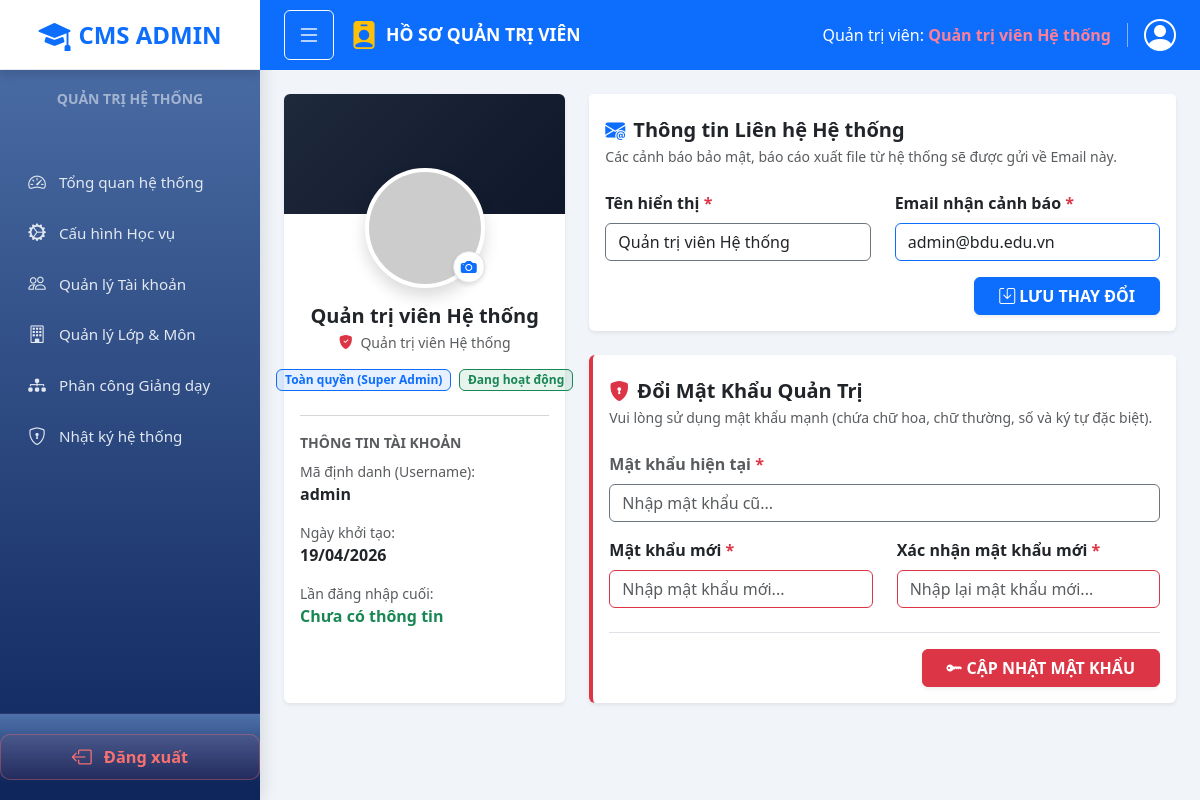
Before: /views/admin/admin-profile.php (signed in) with the older database file.
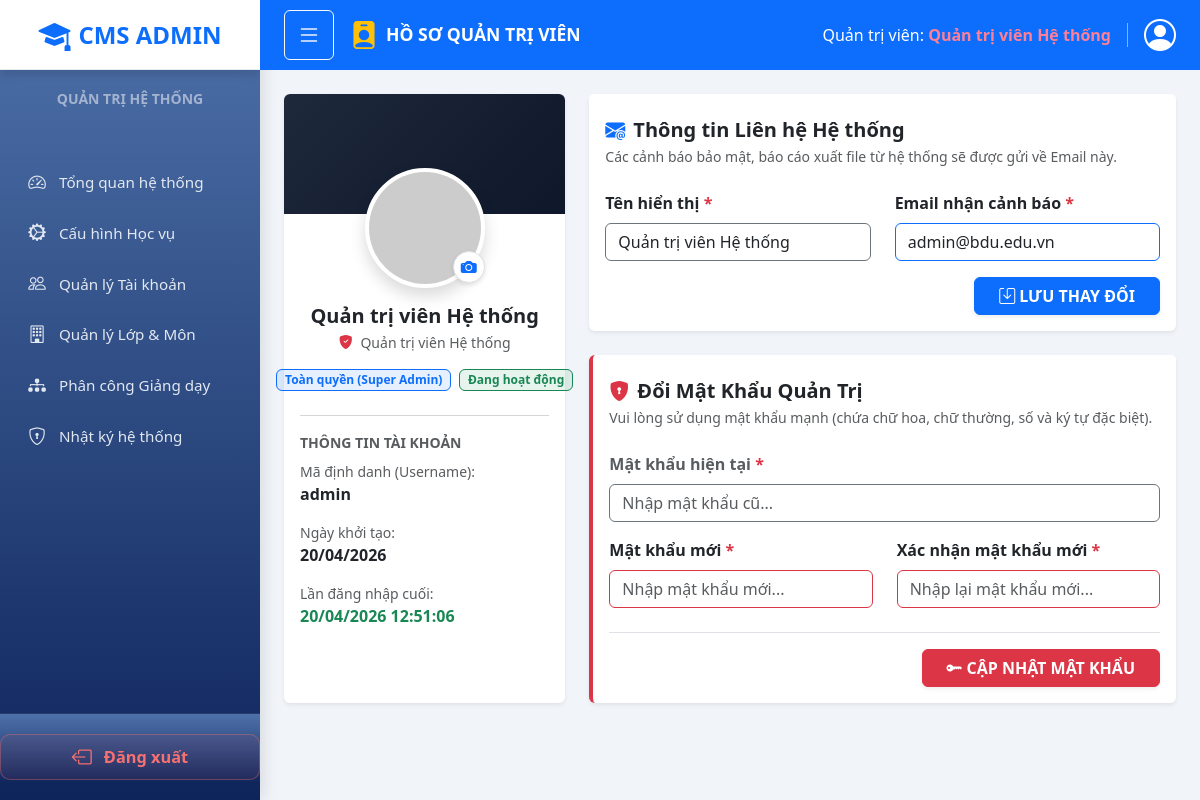
After: the same page with the newer database file.
### tables this page shows
CREATE TABLE `users` (
  `id` int(11) NOT NULL AUTO_INCREMENT,
  `username` varchar(50) DEFAULT NULL,
  `password` varchar(255) DEFAULT NULL,
  `full_name` varchar(100) DEFAULT NULL,
  `email` varchar(100) NOT NULL,
  `google_id` varchar(255) DEFAULT NULL,
  `role` enum('student','bcs','teacher','support_admin','admin') DEFAULT 'student',
  `secondary_role` enum('student','bcs','teacher','admin') DEFAULT NULL,
  `is_active` tinyint(1) DEFAULT 1 COMMENT '1: Hoạt động, 0: Bị khóa',
  `position` varchar(100) DEFAULT NULL COMMENT 'Chức vụ (BCS): Lớp trưởng, Lớp phó',
  `academic_title` varchar(50) DEFAULT NULL COMMENT 'Học hàm/học vị: GS, PGS, TS, ThS, CN...',
  `avatar` varchar(255) DEFAULT NULL,
  `birth_date` date DEFAULT NULL,
  `phone_number` varchar(20) DEFAULT NULL,
  `address` varchar(255) DEFAULT NULL,
  `created_at` timestamp NOT NULL DEFAULT current_timestamp(),
  PRIMARY KEY (`id`),
  UNIQUE KEY `email` (`email`)
);

### config/session.php (called while the page is built, shortened)
<?php
require_once __DIR__ . '/config.php';
function isLoggedIn() {
    return isset($_SESSION['user_id']) && isset($_SESSION['role']);
}
function getCurrentUser() {
    return [
        'id' => $_SESSION['user_id'] ?? null,
        'username' => $_SESSION['username'] ?? null,
        'full_name' => $_SESSION['full_name'] ?? null,
        'email' => $_SESSION['email'] ?? null,
        'role' => $_SESSION['role'] ?? null,
        'roles' => $_SESSION['roles'] ?? [$_SESSION['role'] ?? null],
        'avatar' => $_SESSION['avatar'] ?? null,
    ];
}

### config/config.php (called while the page is built, shortened)
<?php
function getDBConnection() {
    global $conn;
    if (!isset($conn) || $conn === false) {
        try {
            $conn = mysqli_connect(DB_HOST, DB_USER, DB_PASS, DB_NAME, DB_PORT);
        } catch (Throwable $e) {
            $safeHost = DB_HOST ?: '(empty-host)';
            throw new Exception("Lỗi kết nối database tới '{$safeHost}'. Vui lòng kiểm tra DB_HOST/DB_NAME/DB_USER/DB_PASS trong .env.local hoặc biến môi trường host. Chi tiết: " . $e->getMessage());
        }
        mysqli_set_charset($conn, "utf8mb4");
    }
    return $conn;
}
function e($string) {
    return htmlspecialchars($string ?? '', ENT_QUOTES, 'UTF-8');
}
function db_query($sql, $params = []) {
    $conn = getDBConnection();
    $stmt = mysqli_prepare($conn, $sql);
    if (!empty($params)) {
        $types = str_repeat('s', count($params));
        mysqli_stmt_bind_param($stmt, $types, ...$params);
    }
    $execResult = mysqli_stmt_execute($stmt);
    $trimmedSql = trim($sql);
    $isSelect = preg_match('/^\s*(SELECT|SHOW|DESCRIBE|EXPLAIN)\s/i', $trimmedSql);
    if ($isSelect) {
        $result = mysqli_stmt_get_result($stmt);
        return $result;
    }
}
function db_fetch_one($sql, $params = []) {
    $result = db_query($sql, $params);
    return mysqli_fetch_assoc($result) ?? null;
}

### config/helpers.php (called while the page is built, shortened)
<?php
function getAvatarUrl($avatar = null, $name = '', $size = 55) {
    $encodedName = urlencode((string) ($name ?? ''));
    return "https://ui-avatars.com/api/?name={$encodedName}&background=0d6efd&color=fff&size={$size}";
}
function formatDate($date, $format = 'd/m/Y') {
    $timestamp = is_string($date) ? strtotime($date) : $date;
    return date($format, $timestamp);
}

### views/admin/admin-profile.php (the view, shortened to what the changed rows need)
<?php
require_once __DIR__ . '/../../config/config.php';
require_once __DIR__ . '/../../config/session.php';
require_once __DIR__ . '/../../config/helpers.php';
$currentUser = getCurrentUser();
$role = $currentUser['role'];
$user = db_fetch_one("SELECT * FROM users WHERE id = ?", [$_SESSION['user_id']]);
$lastLoginRecord = db_fetch_one(
    "SELECT created_at FROM system_logs
     WHERE user_id = ? AND action = 'Đăng nhập thành công'
     ORDER BY created_at DESC LIMIT 1",
    [$_SESSION['user_id']]
);
if ($lastLoginRecord && !empty($lastLoginRecord['created_at'])) {
    $lastLoginTimestamp = strtotime($lastLoginRecord['created_at']);
    $today = strtotime('today');
    $yesterday = strtotime('yesterday');
    if (date('Y-m-d', $lastLoginTimestamp) === date('Y-m-d', $today)) {
        $lastLogin = 'Hôm nay, lúc ' . date('H:i:s', $lastLoginTimestamp);
    } elseif (date('Y-m-d', $lastLoginTimestamp) === date('Y-m-d', $yesterday)) {
        $lastLogin = 'Hôm qua, lúc ' . date('H:i:s', $lastLoginTimestamp);
    } else {
        $lastLogin = formatDate($lastLoginRecord['created_at'], 'd/m/Y H:i:s');
    }
} else {
    $lastLogin = 'Chưa có thông tin';
}
$avatarUrl = getAvatarUrl($user['avatar'] ?? null, $user['full_name'] ?? 'Admin', 200);
?>
<!DOCTYPE html>
<html lang="vi">
<head>
    <link href="https://cdn.jsdelivr.net/npm/bootstrap@5.3.0/dist/css/bootstrap.min.css" rel="stylesheet">
    <link href="https://cdn.jsdelivr.net/npm/bootstrap-icons@1.10.5/font/bootstrap-icons.css" rel="stylesheet">
    <link rel="stylesheet" href="../../public/css/style.css">
    <link rel="stylesheet" href="../../public/css/layout.css">
    <link rel="stylesheet" href="../../public/css/admin/admin-layout.css">
    <link rel="stylesheet" href="../../public/css/admin/admin-profile.css">
</head>
<body class="dashboard-body">
<div class="main-content admin-main-content" id="mainContent">
<?php
require_once __DIR__ . '/../../layouts/admin-topbar.php';
?>
    <div class="p-4">
        <div class="row g-4">
            <div class="col-lg-4">
                <div class="card shadow-sm border-0 h-100">
                    <div class="card-body text-center pt-0">
                        <div class="avatar-wrapper mb-3">
                            <img src="<?php echo e($avatarUrl); ?>" id="mainProfileAvatar" class="profile-avatar" alt="Admin Avatar">
                            <label for="avatarUploadInput" class="avatar-edit-btn" title="Thay đổi ảnh đại diện">
                            </label>
                        </div>
                        <h5 class="fw-bold text-dark mb-1"><?php echo e($user['full_name'] ?? 'Admin'); ?></h5>
                        <p class="text-muted small mb-3">
                            <i class="bi bi-shield-fill-check text-danger me-1"></i>
                            <?php echo $role === 'support_admin' ? 'Hỗ trợ Quản trị Hệ thống' : 'Quản trị viên Hệ thống'; ?>
                        </p>
                        <div class="d-flex justify-content-center gap-2 mb-4">
                            <?php if ($role === 'admin'): ?>
                            <span class="badge bg-primary bg-opacity-10 text-primary border border-primary">Toàn quyền (Super Admin)</span>
                            <?php else: ?>
                            <span class="badge bg-warning bg-opacity-10 text-warning border border-warning">Hỗ trợ (Support Admin)</span>
                            <?php endif; ?>
                            <span class="badge bg-success bg-opacity-10 text-success border border-success">Đang hoạt động</span>
                        </div>
                        <hr class="text-muted border-opacity-25">
                        <div class="text-start mt-3">
                            <p class="mb-2 text-muted small fw-bold">THÔNG TIN TÀI KHOẢN</p>
                            <div class="mb-3">
                                <small class="text-muted d-block">Mã định danh (Username):</small>
                                <span class="fw-bold text-dark"><?php echo e($user['username']); ?></span>
                            </div>
                            <div class="mb-3">
                                <small class="text-muted d-block">Ngày khởi tạo:</small>
                                <span class="fw-bold text-dark"><?php echo formatDate($user['created_at']); ?></span>
                            </div>
                            <div class="mb-0">
                                <small class="text-muted d-block">Lần đăng nhập cuối:</small>
                                <span class="fw-bold text-success"><?php echo e($lastLogin); ?></span>
                            </div>
                        </div>
                    </div>
                </div>
            </div>
            <div class="col-lg-8">
                <div class="card shadow-sm border-0 mb-4">
                    <div class="card-body">
                        <form method="POST" action="" onsubmit="return handleUpdateProfile(event)">
                            <div class="row mb-3">
                                <div class="col-md-6">
                                    <label class="form-label fw-bold">Tên hiển thị <span class="text-danger">*</span></label>
                                    <input type="text" name="full_name" class="form-control border-secondary" value="<?php echo e($user['full_name'] ?? ''); ?>" required>
                                </div>
                                <div class="col-md-6 mt-3 mt-md-0">
                                    <label class="form-label fw-bold">Email nhận cảnh báo <span class="text-danger">*</span></label>
                                    <input type="email" name="email" class="form-control border-primary" value="<?php echo e($user['email'] ?? ''); ?>" required>
                                </div>
                            </div>
                        </form>
                    </div>
                </div>
            </div>
        </div>
    </div>
</div>
</body>
</html>

### layouts/admin-topbar.php (shortened to what the changed rows need)
<?php
$currentUser = $currentUser ?? [];
?>
<div class="top-navbar-admin d-flex justify-content-between align-items-center px-4 py-3">
    <div class="d-flex align-items-center text-white">
        <div class="text-end me-3 d-none d-sm-block border-end pe-3 border-light border-opacity-50">
            <div class="fs-6">Quản trị viên:
                <span class="fw-bold admin-operator-name">
                    <?= e($currentUser['full_name'] ?? 'Admin') ?>
                </span>
            </div>
        </div>
    </div>
</div>

Changed rows visible on the page:
changed users "Quản trị viên Hệ thống": created_at "19/04/2026" → "20/04/2026"
Other visible differences:
$lastLogin: "Chưa có thông tin" → "20/04/2026 12:51:06"
